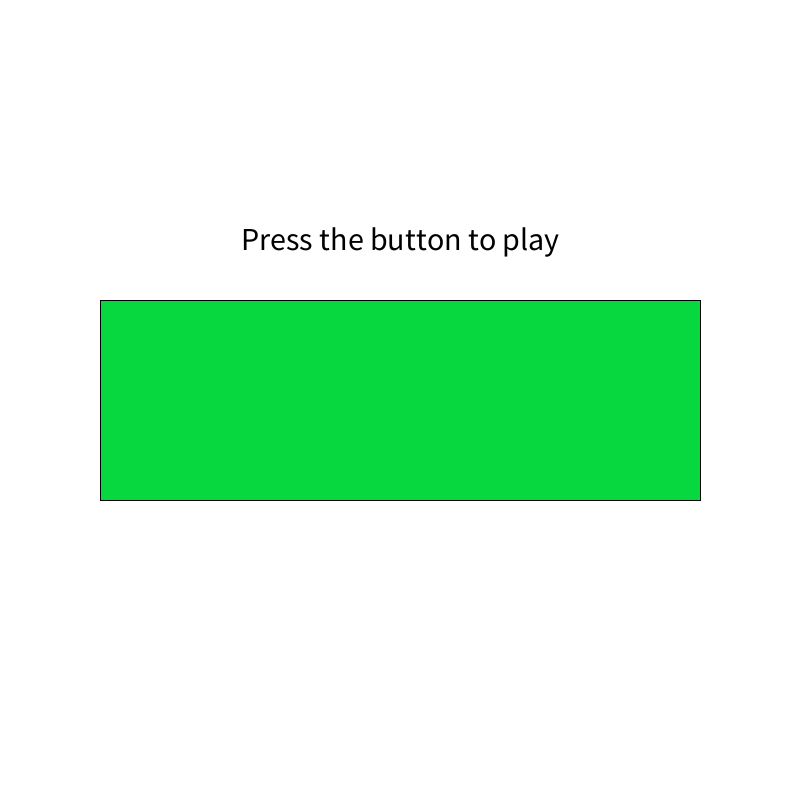
Frame 1 (no input)
Frame 60 (the mouse pressed at the canvas centre just before this capture): identical to frame 1, image omitted
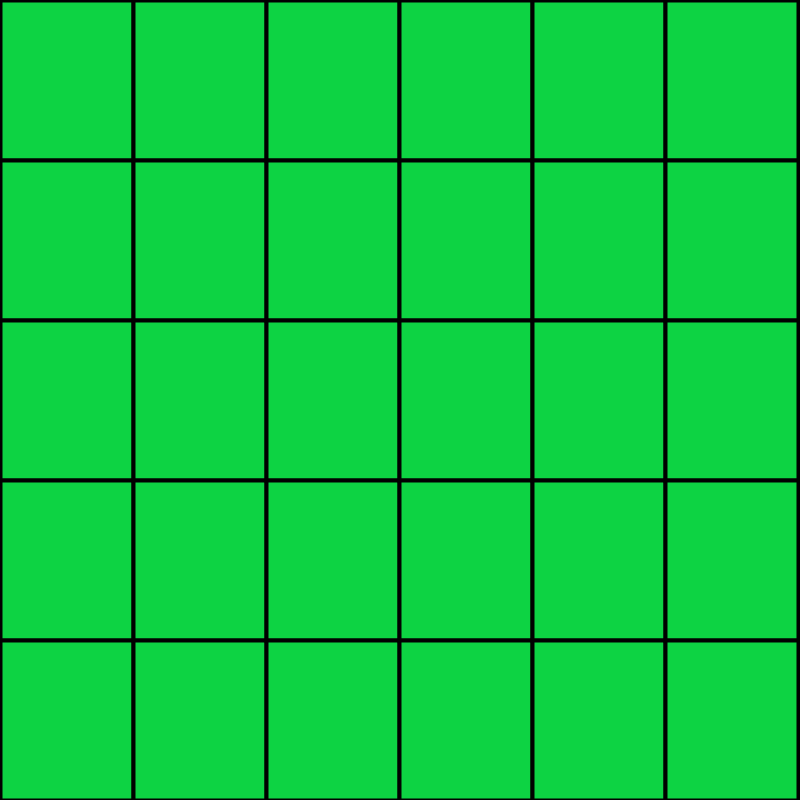
Frame 120 (the mouse held since frame 60 and released just before this capture)

The Processing sketch that drew these frames (run headless with seeded random() and noise(); from frame 60 on, the mouse is pressed at the canvas centre):

// Processing sketch: Snake_and_Ladders_game
// ── Snake_and_Ladders_game.pde
//globals
String startingScreen;
int state;
int[][] board;
int rows, cols;
int playerOne;
float cellWidth, cellHeight;
float buttonX, buttonY, buttonWidth, buttonHeight;
float buttonTop, buttonBottom, buttonLeftSide, buttonRightSide;


void setup(){
  size(800, 800);
  state = 0;
  
  //the text
  startingScreen = "Press the button to play";
  
  //the button's position
  buttonX = 100;
  buttonY = 300;
  buttonWidth = 600;
  buttonHeight = 200;
  
  //the button's side calculation
  buttonTop = buttonY;
  buttonBottom = buttonY + buttonHeight;
  buttonLeftSide = buttonX;
  buttonRightSide = buttonX + buttonWidth;
  
  //the dimension of the board
  cols = 6;
  rows = 5;
  
  initializeValues();
}


void draw() {
  if (state == 0) {
    background(255);
    fill(0);
    textSize(32);
    textAlign(CENTER);
    text(startingScreen, 400, 250);
    
    displayButton();
  } else {
    
    displayboard();
    //onePlayer();
  }
}

void mousePressed() {
  if (mouseIsOnButton()) {
    background(255);
    state = 1;
  }
}

void displayButton() {
  if (mouseIsOnButton() ) {
    fill(#E30918); 
  } else {
    fill(#07D840);
  }
  rect(buttonX, buttonY, buttonWidth, buttonHeight); 
}

boolean mouseInLocation1() {
  return mouseIsWithin(0, 0, 200, 200);
}

boolean mouseIsWithin(float leftSide, float rightSide, float top, float bottom) {
  return ((mouseX > leftSide) &&
    (mouseX < rightSide) &&
    (mouseY > top) &&
    (mouseY < bottom));
}

boolean mouseIsOnButton() {
  return ((mouseX > buttonLeftSide) &&
    (mouseX < buttonRightSide) &&
    (mouseY > buttonTop) &&
    (mouseY < buttonBottom));
}

void displayboard(){
  for (int x=0; x<cols; x++) {
    for (int y=0; y<rows; y++) {
      if (board[x][y] == 1) {
      } else {
        fill(#0DD343); 
      }
      strokeWeight(4);
      rect(x*cellWidth, y*cellHeight, cellWidth, cellHeight);
    }
  }
}

void initializeValues() {
  board = new int[cols][rows];
  cellWidth = width/cols;
  cellHeight = height/rows;
  stroke(250);
  
  //starting point
  fill(0);
  stroke(0);
  board[0][4] = 1;

}

//void onePlayer() {
  //fill(0);
  //ellipse(X*cellWidth, Y*cellWidth, cellWidth/2, cellHeight/2);
  //stroke(4);
//}
